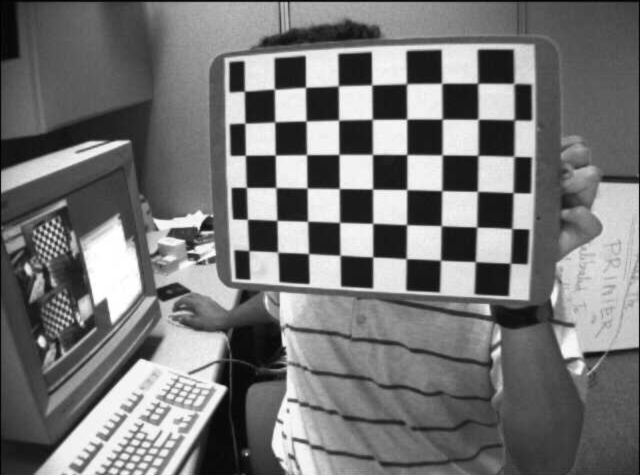
#> input picture CS5335_ROS/images/tutorial_checkerboard/1.png, 1280 x 950 px (shown at 1/2 size); its folder holds 5 pictures in this run; the run also reads 1 picture not shown here
$ python calibration_test.py
#> lines starting #> are read from the running program, lines starting #| are printed output that depends on the picture
import numpy as np
import cv2 as cv
import glob

def main():
    # termination criteria
    criteria = (cv.TERM_CRITERIA_EPS + cv.TERM_CRITERIA_MAX_ITER, 30, 0.001)
    # prepare object points, like (0,0,0), (1,0,0), (2,0,0) ....,(6,5,0)
    objp = np.zeros((6*7,3), np.float32)
    objp[:,:2] = np.mgrid[0:7,0:6].T.reshape(-1,2)
    # Arrays to store object points and image points from all the images.
    objpoints = [] # 3d point in real world space
    imgpoints = [] # 2d points in image plane.
    images = glob.glob('../../images/tutorial_checkerboard/*.png')
    for fname in images:
        img = cv.imread(fname)
#> img is the input picture: shape (950, 1280, 3); min 0, max 255, mean 117.5
        gray = cv.cvtColor(img, cv.COLOR_BGR2GRAY)
        # Find the chess board corners
        ret, corners = cv.findChessboardCorners(gray, (7,6), None)
#> ret = False; corners = None
        # If found, add object points, image points (after refining them)
        if ret == True:
            objpoints.append(objp)
            corners2 = cv.cornerSubPix(gray,corners, (11,11), (-1,-1), criteria)
            imgpoints.append(corners)
            # Draw and display the corners
            """
            cv.drawChessboardCorners(img, (7,6), corners2, ret)
            cv.imshow('img', img)
            cv.waitKey(0)
            cv.destroyAllWindows()
            """
    ret, mtx, dist, rvecs, tvecs = cv.calibrateCamera(objpoints, imgpoints, gray.shape[::-1], None, None)
    # np.savez("tutorial_calibration", mtx=mtx, dist=dist)

    # undistort
    img = cv.imread('../../images/tutorial_checkerboard/2.png')
    h, w = img.shape[:2]
#> h = 944; w = 1274
    newcameramtx, roi = cv.getOptimalNewCameraMatrix(mtx, dist, (w, h), 0, (w, h))
    np.savez("tutorial_new_calibration", newmtx=newcameramtx)

    # dst = cv.undistort(img, mtx, dist, None, mtx)
    dst = cv.undistort(img, mtx, dist, None, newcameramtx)
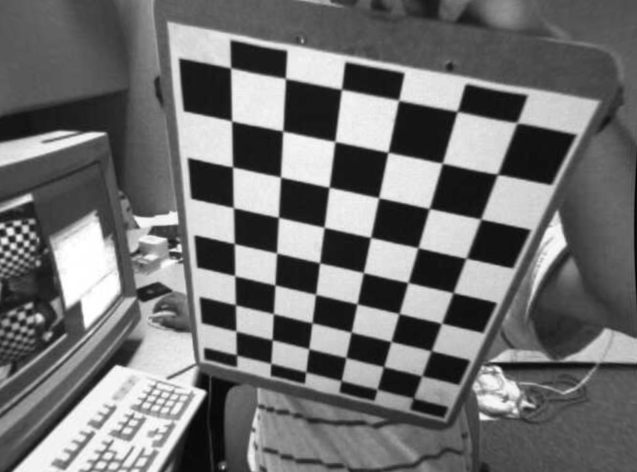
#> dst: shape (944, 1274, 3) (shown at 1/2 size); min 0, max 255, mean 112.7
    x, y, w, h = roi
    dst = dst[y:y + h, x:x + w]
#> dst: shape (943, 1273, 3)

    cv.imshow('undistorted', dst)
    cv.waitKey(0)
    cv.destroyAllWindows()


if __name__ == "__main__":
    main()
